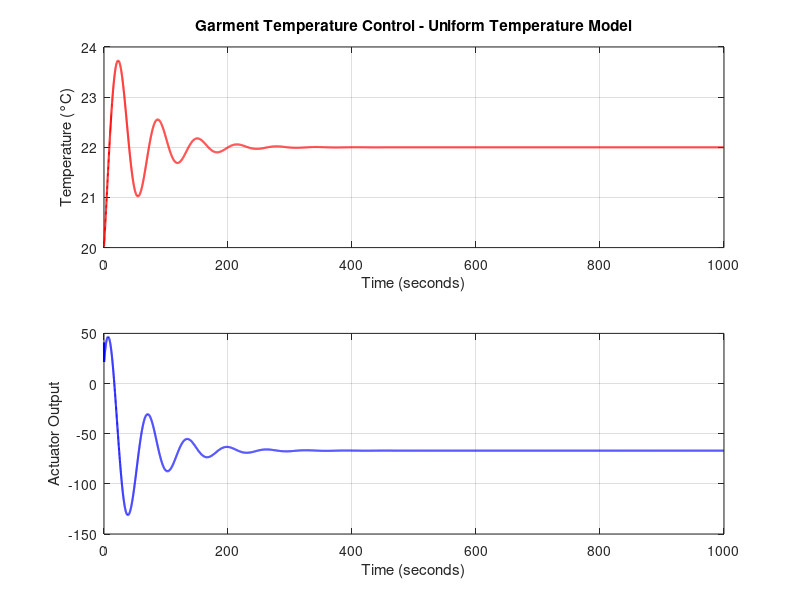

This chart was generated by the following MATLAB code:
clc
close all
clear
% Parameters for thermal system
m = 0.5;                % Mass of the garment (kg)
c = 1000;               % Specific heat capacity (J/kg·K)
h_body = 5;             % Heat transfer coefficient with body (W/K)
h_env = 2;              % Heat transfer coefficient with environment (W/K)
T_set = 22;             % Target temperature (°C)

% Environmental conditions
T_body = 36.5;          % Body temperature (°C)
T_env = 20;             % Ambient temperature (°C)
h_loss = 0.8;           % Heat loss coefficient

% Initial temperature
T = 20;                 % Starting temperature of garment (°C)
dt = 0.1;               % Time step for simulation (seconds)
time = 0:dt:1000;       % Total simulation time in seconds

% PID controller parameters
Kp = 10;                % Proportional gain
Ki = 5;                 % Integral gain
Kd = 1;                 % Derivative gain

% Initialize variables for PID control
error_sum = 0;
last_error = 0;

% Initialize arrays for plotting
T_history = zeros(size(time));  % Array to store temperature history
Q_actuator_history = zeros(size(time));
% Simulation loop
for i = 1:length(time)
    % Calculate error between target temperature and current temperature
    error = T_set - T;
    
    % PID control: calculate control power for both heating and cooling
    error_sum = error_sum + error * dt;
    error_rate = (error - last_error) / dt;
    Power = Kp * error + Ki * error_sum + Kd * error_rate;
    last_error = error;
    
    % Bidirectional actuator: Power can be positive (heating) or negative (cooling)
    Q_actuator = Power;  % Actuator heat: adds or removes heat based on Power sign
    
    % Heat from body and environment
    Q_body = h_body * (T_body - T);
    Q_env = h_env * (T_env - T);
    
    % Heat loss to surroundings
    Q_loss = h_loss * (T - T_env);
    
    % Differential equation for temperature change
    dTdt = (Q_actuator + Q_body + Q_env - Q_loss) / (m * c);
    T = T + dTdt * dt;  % Update temperature using Euler integration
    
    % Store temperature for plotting
    T_history(i) = T;
    Q_actuator_history(i) = Q_actuator;
end

% Plotting temperature over time
figure;
subplot(2,1,1)
plot(time, T_history,'r', 'LineWidth', 1.5);
xlabel('Time (seconds)');
ylabel('Temperature (°C)');
title('Garment Temperature Control - Uniform Temperature Model');
grid on;
subplot(2,1,2)
plot(time, Q_actuator_history,'b', 'LineWidth', 1.5);
xlabel('Time (seconds)');
ylabel('Actuator Output');
grid on;

